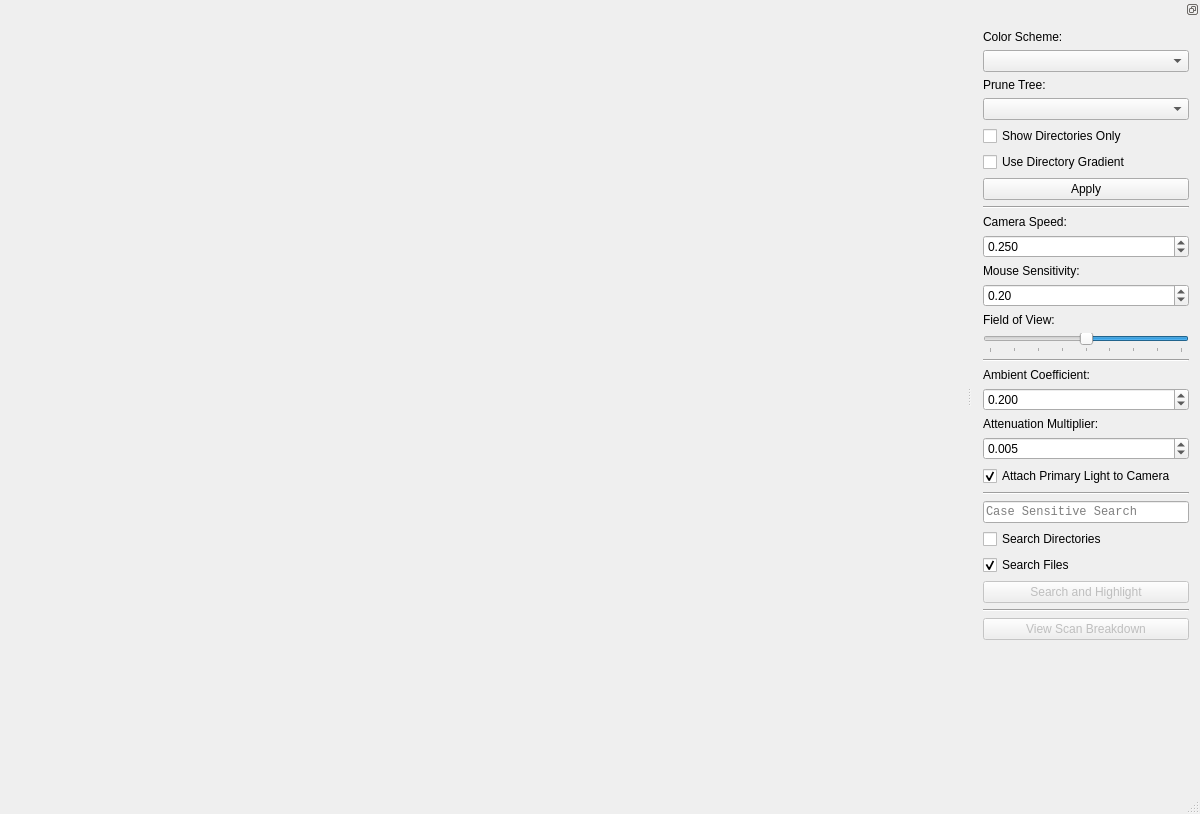
<?xml version="1.0" encoding="UTF-8"?>
<ui version="4.0">
 <class>MainWindow</class>
 <widget class="QMainWindow" name="MainWindow">
  <property name="geometry">
   <rect>
    <x>0</x>
    <y>0</y>
    <width>1200</width>
    <height>814</height>
   </rect>
  </property>
  <property name="minimumSize">
   <size>
    <width>400</width>
    <height>300</height>
   </size>
  </property>
  <property name="windowTitle">
   <string>D-Viz</string>
  </property>
  <widget class="QWidget" name="centralWidget">
   <property name="sizeIncrement">
    <size>
     <width>1</width>
     <height>1</height>
    </size>
   </property>
   <layout class="QVBoxLayout" name="verticalLayout">
    <item>
     <layout class="QVBoxLayout" name="canvasLayout">
      <property name="leftMargin">
       <number>2</number>
      </property>
      <property name="topMargin">
       <number>2</number>
      </property>
      <property name="rightMargin">
       <number>1</number>
      </property>
      <property name="bottomMargin">
       <number>1</number>
      </property>
     </layout>
    </item>
   </layout>
  </widget>
  <widget class="QMenuBar" name="menuBar">
   <property name="geometry">
    <rect>
     <x>0</x>
     <y>0</y>
     <width>1200</width>
     <height>22</height>
    </rect>
   </property>
  </widget>
  <widget class="QStatusBar" name="statusBar"/>
  <widget class="QDockWidget" name="dockWidget">
   <property name="enabled">
    <bool>true</bool>
   </property>
   <property name="minimumSize">
    <size>
     <width>228</width>
     <height>781</height>
    </size>
   </property>
   <property name="features">
    <set>QDockWidget::DockWidgetFloatable|QDockWidget::DockWidgetMovable</set>
   </property>
   <property name="allowedAreas">
    <set>Qt::LeftDockWidgetArea|Qt::RightDockWidgetArea</set>
   </property>
   <attribute name="dockWidgetArea">
    <number>2</number>
   </attribute>
   <widget class="QWidget" name="dockWidgetContents">
    <layout class="QVBoxLayout" name="verticalLayout_2">
     <item>
      <widget class="QLabel" name="colorSchemeLabel">
       <property name="text">
        <string>Color Scheme:</string>
       </property>
      </widget>
     </item>
     <item>
      <widget class="QComboBox" name="colorSchemeComboBox"/>
     </item>
     <item>
      <widget class="QLabel" name="pruneTreeLabel">
       <property name="text">
        <string>Prune Tree:</string>
       </property>
      </widget>
     </item>
     <item>
      <widget class="QComboBox" name="pruneSizeComboBox">
       <property name="whatsThis">
        <string>Only those items larger than this size will be shown.</string>
       </property>
      </widget>
     </item>
     <item>
      <widget class="QCheckBox" name="directoriesOnlyCheckBox">
       <property name="text">
        <string>Show Directories Only</string>
       </property>
      </widget>
     </item>
     <item>
      <widget class="QCheckBox" name="directoryGradientCheckBox">
       <property name="text">
        <string>Use Directory Gradient</string>
       </property>
      </widget>
     </item>
     <item>
      <widget class="QPushButton" name="applyButton">
       <property name="text">
        <string>Apply</string>
       </property>
      </widget>
     </item>
     <item>
      <widget class="Line" name="line">
       <property name="orientation">
        <enum>Qt::Horizontal</enum>
       </property>
      </widget>
     </item>
     <item>
      <widget class="QLabel" name="cameraSpeedLabel">
       <property name="text">
        <string>Camera Speed:</string>
       </property>
      </widget>
     </item>
     <item>
      <widget class="QDoubleSpinBox" name="cameraSpeedSpinner">
       <property name="decimals">
        <number>3</number>
       </property>
       <property name="maximum">
        <double>1.000000000000000</double>
       </property>
       <property name="singleStep">
        <double>0.010000000000000</double>
       </property>
       <property name="value">
        <double>0.250000000000000</double>
       </property>
      </widget>
     </item>
     <item>
      <widget class="QLabel" name="mouseSensitivityLabel">
       <property name="text">
        <string>Mouse Sensitivity:</string>
       </property>
      </widget>
     </item>
     <item>
      <widget class="QDoubleSpinBox" name="mouseSensitivitySpinner">
       <property name="maximum">
        <double>1.000000000000000</double>
       </property>
       <property name="singleStep">
        <double>0.100000000000000</double>
       </property>
       <property name="value">
        <double>0.200000000000000</double>
       </property>
      </widget>
     </item>
     <item>
      <widget class="QLabel" name="fieldOfViewLabel">
       <property name="text">
        <string>Field of View:</string>
       </property>
      </widget>
     </item>
     <item>
      <widget class="QSlider" name="fieldOfViewSlider">
       <property name="minimum">
        <number>5</number>
       </property>
       <property name="maximum">
        <number>85</number>
       </property>
       <property name="singleStep">
        <number>5</number>
       </property>
       <property name="value">
        <number>45</number>
       </property>
       <property name="orientation">
        <enum>Qt::Horizontal</enum>
       </property>
       <property name="invertedAppearance">
        <bool>true</bool>
       </property>
       <property name="tickPosition">
        <enum>QSlider::TicksBelow</enum>
       </property>
       <property name="tickInterval">
        <number>10</number>
       </property>
      </widget>
     </item>
     <item>
      <widget class="Line" name="line_2">
       <property name="orientation">
        <enum>Qt::Horizontal</enum>
       </property>
      </widget>
     </item>
     <item>
      <widget class="QLabel" name="label">
       <property name="text">
        <string>Ambient Coefficient:</string>
       </property>
      </widget>
     </item>
     <item>
      <widget class="QDoubleSpinBox" name="ambientCoefficientSpinner">
       <property name="decimals">
        <number>3</number>
       </property>
       <property name="minimum">
        <double>0.001000000000000</double>
       </property>
       <property name="maximum">
        <double>1.000000000000000</double>
       </property>
       <property name="singleStep">
        <double>0.005000000000000</double>
       </property>
       <property name="value">
        <double>0.200000000000000</double>
       </property>
      </widget>
     </item>
     <item>
      <widget class="QLabel" name="label_2">
       <property name="text">
        <string>Attenuation Multiplier:</string>
       </property>
      </widget>
     </item>
     <item>
      <widget class="QDoubleSpinBox" name="attenuationSpinner">
       <property name="decimals">
        <number>3</number>
       </property>
       <property name="maximum">
        <double>1.000000000000000</double>
       </property>
       <property name="singleStep">
        <double>0.001000000000000</double>
       </property>
       <property name="value">
        <double>0.005000000000000</double>
       </property>
      </widget>
     </item>
     <item>
      <widget class="QCheckBox" name="attachLightToCameraCheckBox">
       <property name="text">
        <string>Attach Primary Light to Camera</string>
       </property>
       <property name="checked">
        <bool>true</bool>
       </property>
      </widget>
     </item>
     <item>
      <widget class="Line" name="line_3">
       <property name="orientation">
        <enum>Qt::Horizontal</enum>
       </property>
      </widget>
     </item>
     <item>
      <widget class="QLineEdit" name="searchBox">
       <property name="font">
        <font>
         <family>Consolas</family>
        </font>
       </property>
       <property name="contextMenuPolicy">
        <enum>Qt::PreventContextMenu</enum>
       </property>
       <property name="text">
        <string/>
       </property>
       <property name="placeholderText">
        <string>Case Sensitive Search</string>
       </property>
       <property name="clearButtonEnabled">
        <bool>true</bool>
       </property>
      </widget>
     </item>
     <item>
      <widget class="QCheckBox" name="searchDirectoriesCheckBox">
       <property name="text">
        <string>Search Directories</string>
       </property>
      </widget>
     </item>
     <item>
      <widget class="QCheckBox" name="searchFilesCheckBox">
       <property name="text">
        <string>Search Files</string>
       </property>
       <property name="checked">
        <bool>true</bool>
       </property>
      </widget>
     </item>
     <item>
      <widget class="QPushButton" name="searchButton">
       <property name="enabled">
        <bool>false</bool>
       </property>
       <property name="text">
        <string>Search and Highlight</string>
       </property>
      </widget>
     </item>
     <item>
      <widget class="Line" name="line_4">
       <property name="orientation">
        <enum>Qt::Horizontal</enum>
       </property>
      </widget>
     </item>
     <item>
      <widget class="QPushButton" name="showBreakdownButton">
       <property name="enabled">
        <bool>false</bool>
       </property>
       <property name="text">
        <string>View Scan Breakdown</string>
       </property>
      </widget>
     </item>
     <item>
      <spacer name="verticalSpacer">
       <property name="orientation">
        <enum>Qt::Vertical</enum>
       </property>
       <property name="sizeHint" stdset="0">
        <size>
         <width>20</width>
         <height>40</height>
        </size>
       </property>
      </spacer>
     </item>
    </layout>
   </widget>
  </widget>
 </widget>
 <layoutdefault spacing="6" margin="11"/>
 <resources/>
 <connections/>
</ui>
